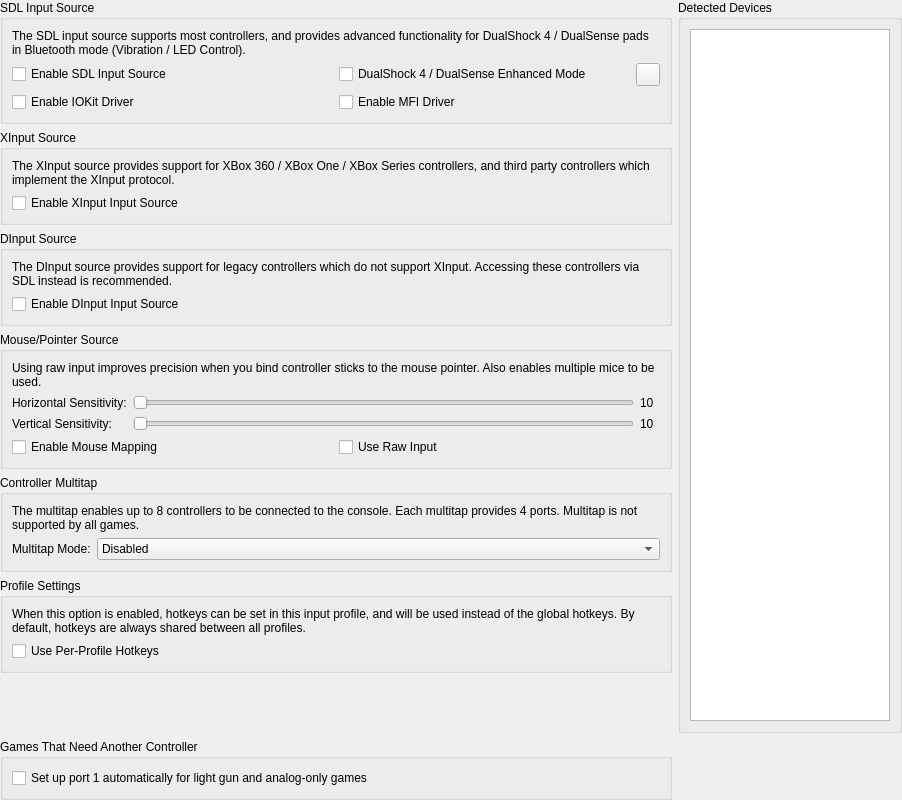
<?xml version="1.0" encoding="UTF-8"?>
<ui version="4.0">
 <class>ControllerGlobalSettingsWidget</class>
 <widget class="QWidget" name="ControllerGlobalSettingsWidget">
  <property name="geometry">
   <rect>
    <x>0</x>
    <y>0</y>
    <width>902</width>
    <height>800</height>
   </rect>
  </property>
  <layout class="QGridLayout" name="mainLayout" columnstretch="1,0">
   <property name="leftMargin">
    <number>0</number>
   </property>
   <property name="topMargin">
    <number>0</number>
   </property>
   <property name="rightMargin">
    <number>0</number>
   </property>
   <property name="bottomMargin">
    <number>0</number>
   </property>
   <item row="2" column="0">
    <widget class="QGroupBox" name="dinputGroup">
     <property name="title">
      <string>DInput Source</string>
     </property>
     <layout class="QGridLayout" name="gridLayout_4">
      <item row="0" column="0">
       <widget class="QLabel" name="label_9">
        <property name="text">
         <string>The DInput source provides support for legacy controllers which do not support XInput. Accessing these controllers via SDL instead is recommended.</string>
        </property>
        <property name="wordWrap">
         <bool>true</bool>
        </property>
       </widget>
      </item>
      <item row="1" column="0">
       <widget class="QCheckBox" name="enableDInputSource">
        <property name="text">
         <string>Enable DInput Input Source</string>
        </property>
       </widget>
      </item>
     </layout>
    </widget>
   </item>
   <item row="0" column="1" rowspan="7">
    <widget class="QGroupBox" name="groupBox_3">
     <property name="title">
      <string>Detected Devices</string>
     </property>
     <layout class="QGridLayout" name="gridLayout">
      <item row="0" column="0" colspan="2">
       <widget class="QListWidget" name="deviceList">
        <property name="minimumSize">
         <size>
          <width>200</width>
          <height>0</height>
         </size>
        </property>
        <property name="maximumSize">
         <size>
          <width>200</width>
          <height>16777215</height>
         </size>
        </property>
       </widget>
      </item>
     </layout>
    </widget>
   </item>
   <item row="4" column="0">
    <widget class="QGroupBox" name="groupBox_4">
     <property name="title">
      <string>Controller Multitap</string>
     </property>
     <layout class="QFormLayout" name="formLayout">
      <item row="0" column="0" colspan="2">
       <widget class="QLabel" name="label">
        <property name="text">
         <string>The multitap enables up to 8 controllers to be connected to the console. Each multitap provides 4 ports. Multitap is not supported by all games.</string>
        </property>
        <property name="wordWrap">
         <bool>true</bool>
        </property>
       </widget>
      </item>
      <item row="1" column="0">
       <widget class="QLabel" name="label_8">
        <property name="text">
         <string>Multitap Mode:</string>
        </property>
       </widget>
      </item>
      <item row="1" column="1">
       <widget class="QComboBox" name="multitapMode">
        <item>
         <property name="text">
          <string>Disabled</string>
         </property>
        </item>
        <item>
         <property name="text">
          <string>Enable on Port 1 Only</string>
         </property>
        </item>
        <item>
         <property name="text">
          <string>Enable on Port 2 Only</string>
         </property>
        </item>
        <item>
         <property name="text">
          <string>Enable on Ports 1 and 2</string>
         </property>
        </item>
       </widget>
      </item>
     </layout>
    </widget>
   </item>
   <item>
    <widget class="QGroupBox" name="automaticControllerSetupGroup">
     <property name="title">
      <string>Games That Need Another Controller</string>
     </property>
     <layout class="QVBoxLayout" name="automaticControllerSetupLayout">
      <item>
       <widget class="QCheckBox" name="automaticControllerSetup">
        <property name="text">
         <string>Set up port 1 automatically for light gun and analog-only games</string>
        </property>
       </widget>
      </item>
     </layout>
    </widget>
   </item>
   <item row="0" column="0">
    <widget class="QGroupBox" name="sdlGroup">
     <property name="title">
      <string>SDL Input Source</string>
     </property>
     <layout class="QGridLayout" name="sdlGridLayout">
      <item row="0" column="0" colspan="2">
       <widget class="QLabel" name="label_2">
        <property name="text">
         <string>The SDL input source supports most controllers, and provides advanced functionality for DualShock 4 / DualSense pads in Bluetooth mode (Vibration / LED Control).</string>
        </property>
        <property name="wordWrap">
         <bool>true</bool>
        </property>
       </widget>
      </item>
      <item row="1" column="0">
       <widget class="QCheckBox" name="enableSDLSource">
        <property name="text">
         <string>Enable SDL Input Source</string>
        </property>
       </widget>
      </item>
      <item row="1" column="1">
       <layout class="QHBoxLayout" name="horizontalLayout_4">
        <item>
         <widget class="QCheckBox" name="enableSDLEnhancedMode">
          <property name="text">
           <string>DualShock 4 / DualSense Enhanced Mode</string>
          </property>
         </widget>
        </item>
        <item>
         <widget class="QToolButton" name="ledSettings">
          <property name="toolTip">
           <string>Controller LED Settings</string>
          </property>
          <property name="icon">
           <iconset theme="lightbulb-line">
            <normaloff>.</normaloff>.</iconset>
          </property>
         </widget>
        </item>
       </layout>
      </item>
      <item row="2" column="0">
       <widget class="QCheckBox" name="enableSDLIOKitDriver">
        <property name="text">
         <string>Enable IOKit Driver</string>
        </property>
       </widget>
      </item>
      <item row="2" column="1">
       <widget class="QCheckBox" name="enableSDLMFIDriver">
        <property name="text">
         <string>Enable MFI Driver</string>
        </property>
       </widget>
      </item>
     </layout>
    </widget>
   </item>
   <item row="1" column="0">
    <widget class="QGroupBox" name="xinputGroup">
     <property name="title">
      <string>XInput Source</string>
     </property>
     <layout class="QGridLayout" name="gridLayout_3">
      <item row="0" column="0">
       <widget class="QLabel" name="label_3">
        <property name="text">
         <string>The XInput source provides support for XBox 360 / XBox One / XBox Series controllers, and third party controllers which implement the XInput protocol.</string>
        </property>
        <property name="wordWrap">
         <bool>true</bool>
        </property>
       </widget>
      </item>
      <item row="1" column="0">
       <widget class="QCheckBox" name="enableXInputSource">
        <property name="text">
         <string>Enable XInput Input Source</string>
        </property>
       </widget>
      </item>
     </layout>
    </widget>
   </item>
   <item row="5" column="0">
    <widget class="QGroupBox" name="profileSettings">
     <property name="title">
      <string>Profile Settings</string>
     </property>
     <layout class="QGridLayout" name="gridLayout_5">
      <item row="0" column="0">
       <widget class="QLabel" name="label_4">
        <property name="text">
         <string>When this option is enabled, hotkeys can be set in this input profile, and will be used instead of the global hotkeys. By default, hotkeys are always shared between all profiles.</string>
        </property>
        <property name="wordWrap">
         <bool>true</bool>
        </property>
       </widget>
      </item>
      <item row="1" column="0">
       <widget class="QCheckBox" name="useProfileHotkeyBindings">
        <property name="text">
         <string>Use Per-Profile Hotkeys</string>
        </property>
       </widget>
      </item>
     </layout>
    </widget>
   </item>
   <item row="3" column="0">
    <widget class="QGroupBox" name="groupBox_5">
     <property name="title">
      <string>Mouse/Pointer Source</string>
     </property>
     <layout class="QFormLayout" name="formLayout_2">
      <item row="0" column="0" colspan="2">
       <widget class="QLabel" name="label_7">
        <property name="text">
         <string>Using raw input improves precision when you bind controller sticks to the mouse pointer. Also enables multiple mice to be used.</string>
        </property>
        <property name="wordWrap">
         <bool>true</bool>
        </property>
       </widget>
      </item>
      <item row="1" column="0">
       <widget class="QLabel" name="label_5">
        <property name="text">
         <string>Horizontal Sensitivity:</string>
        </property>
       </widget>
      </item>
      <item row="1" column="1">
       <layout class="QHBoxLayout" name="horizontalLayout">
        <item>
         <widget class="QSlider" name="pointerXScale">
          <property name="sizePolicy">
           <sizepolicy hsizetype="Expanding" vsizetype="Fixed">
            <horstretch>0</horstretch>
            <verstretch>0</verstretch>
           </sizepolicy>
          </property>
          <property name="minimumSize">
           <size>
            <width>150</width>
            <height>0</height>
           </size>
          </property>
          <property name="minimum">
           <number>1</number>
          </property>
          <property name="maximum">
           <number>30</number>
          </property>
          <property name="orientation">
           <enum>Qt::Horizontal</enum>
          </property>
         </widget>
        </item>
        <item>
         <widget class="QLabel" name="pointerXScaleLabel">
          <property name="sizePolicy">
           <sizepolicy hsizetype="Minimum" vsizetype="Preferred">
            <horstretch>0</horstretch>
            <verstretch>0</verstretch>
           </sizepolicy>
          </property>
          <property name="minimumSize">
           <size>
            <width>20</width>
            <height>0</height>
           </size>
          </property>
          <property name="text">
           <string>10</string>
          </property>
         </widget>
        </item>
       </layout>
      </item>
      <item row="2" column="0">
       <widget class="QLabel" name="label_6">
        <property name="text">
         <string>Vertical Sensitivity:</string>
        </property>
       </widget>
      </item>
      <item row="2" column="1">
       <layout class="QHBoxLayout" name="horizontalLayout_2">
        <item>
         <widget class="QSlider" name="pointerYScale">
          <property name="sizePolicy">
           <sizepolicy hsizetype="Expanding" vsizetype="Fixed">
            <horstretch>0</horstretch>
            <verstretch>0</verstretch>
           </sizepolicy>
          </property>
          <property name="minimumSize">
           <size>
            <width>150</width>
            <height>0</height>
           </size>
          </property>
          <property name="minimum">
           <number>1</number>
          </property>
          <property name="maximum">
           <number>30</number>
          </property>
          <property name="orientation">
           <enum>Qt::Horizontal</enum>
          </property>
         </widget>
        </item>
        <item>
         <widget class="QLabel" name="pointerYScaleLabel">
          <property name="sizePolicy">
           <sizepolicy hsizetype="Minimum" vsizetype="Preferred">
            <horstretch>0</horstretch>
            <verstretch>0</verstretch>
           </sizepolicy>
          </property>
          <property name="minimumSize">
           <size>
            <width>20</width>
            <height>0</height>
           </size>
          </property>
          <property name="text">
           <string>10</string>
          </property>
         </widget>
        </item>
       </layout>
      </item>
      <item row="3" column="0" colspan="2">
       <layout class="QHBoxLayout" name="horizontalLayout_3">
        <item>
         <widget class="QCheckBox" name="enableMouseMapping">
          <property name="text">
           <string>Enable Mouse Mapping</string>
          </property>
         </widget>
        </item>
        <item>
         <widget class="QCheckBox" name="enableRawInput">
          <property name="text">
           <string>Use Raw Input</string>
          </property>
         </widget>
        </item>
       </layout>
      </item>
     </layout>
    </widget>
   </item>
   <item row="6" column="0">
    <spacer name="verticalSpacer">
     <property name="orientation">
      <enum>Qt::Vertical</enum>
     </property>
     <property name="sizeHint" stdset="0">
      <size>
       <width>20</width>
       <height>40</height>
      </size>
     </property>
    </spacer>
   </item>
  </layout>
 </widget>
 <resources/>
 <connections/>
</ui>
